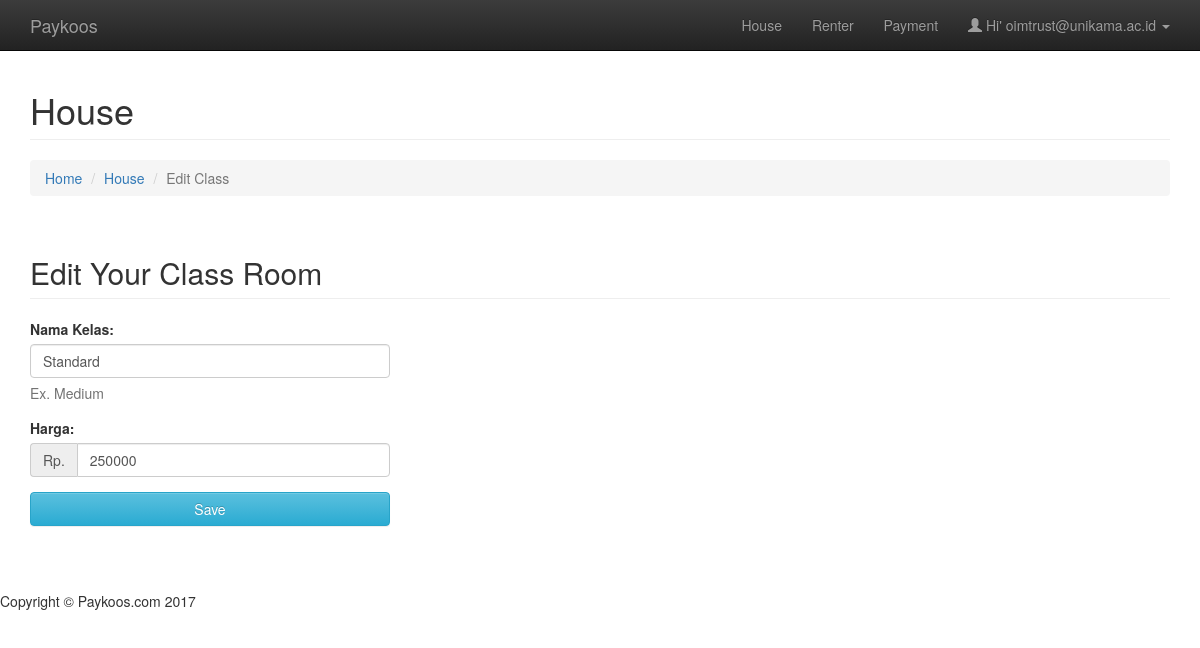
Screenshot of /owner-houseclass-edit.php?id_class=2 (signed in) with the database file from the repository.
### tables this page shows
CREATE TABLE `tbl_owner` (
  `id_owner` int(11) NOT NULL,
  `username` varchar(50) NOT NULL,
  `password` varchar(255) NOT NULL,
  `email` varchar(255) NOT NULL,
  `fullname` varchar(85) NOT NULL,
  `gender` varchar(15) NOT NULL,
  `phone` varchar(14) NOT NULL,
  `address` varchar(255) NOT NULL,
  `id_role` int(10) NOT NULL
);

CREATE TABLE `tbl_class` (
  `id_class` int(11) NOT NULL,
  `id_owner` int(11) NOT NULL,
  `class_name` varchar(50) NOT NULL,
  `price` int(10) NOT NULL DEFAULT '0'
);

### owner-houseclass-edit.php (called while the page is built, shortened)
<?php
	require_once 'app/config/class.owner.php';
	$auth_owner	= new OWNER();
	$id_owner	= $_SESSION['user_session'];
	$stmt	= $auth_owner->runQuery("SELECT * FROM tbl_owner WHERE id_owner=:id_owner");
	$stmt->execute(array(":id_owner"=>$id_owner));
	$ownerRow=$stmt->fetch(PDO::FETCH_ASSOC);
	if (isset($_GET['id_class']) && !empty($_GET['id_class'])) {
		$id_class 	= $_GET['id_class'];
		$stmt_edit	= $auth_owner->runQuery("SELECT id_owner, class_name, price FROM tbl_class WHERE id_class =:id_class");
		$stmt_edit->execute(array(":id_class"=>$id_class));
		$edit_row = $stmt_edit->fetch(PDO::FETCH_ASSOC);
	}
	else {
		$auth_owner->redirect('owner-house.php');
	}
	include 'app/view/header.php';
	include 'app/view/owner/menu-owner.php';
	include 'app/view/owner/houseclass-owner-edit.php';
	include 'app/view/footer.php';
 ?>

### app/config/class.owner.php (called while the page is built, shortened)
<?php
	class OWNER
	{
	    private $conn;
	    public function __construct()
	    {
	    	$database 	= new Database();
	    	$db 		= $database->dbConnection();
	    	$this->conn = $db;
	    }
	    public function runQuery($sql)
	    {
	    	$stmt	= $this->conn->prepare($sql);
	    	return $stmt;
	    }
	}
 ?>

### app/view/owner/houseclass-owner-edit.php (the view, shortened to what this page needs)
<div class="container">
        <div class="row">
            <div class="col-lg-12">
                <h1 class="page-header">House
                </h1>
                <ol class="breadcrumb">
                    <li><a href="owner-index.php">Home</a>
                    </li>
                    <li><a href="owner-house.php" title="">House</a></li>
                    <li class="active">Edit Class</li>
                </ol>
            </div>
        </div>
    <div class="row">
    	<div class="col-lg-12">
            <h2 class="page-header">Edit Your Class Room</h2>
        </div>
        <div class="row">
        	<div class="col-lg-12">
            <form method="post" role="form" action="" name="classFormEdit">
	        	<div class="col-md-4">
                    <div class="control-group form-group">
                        <div class="controls">
                            <label>Nama Kelas:</label>
                            <input type="text" name="class_name" class="form-control" value="<?php echo $edit_row['class_name']; ?>">
                            <p class="help-block">Ex. Medium</p>
                        </div>
                    </div>
                    <div class="control-group form-group">
                        <div class="controls">
                            <label>Harga:</label>
                            <div class="input-group">
                                <span class="input-group-addon">Rp.</span>
                                <input type="number" name="price" class="form-control" required value="<?php echo $edit_row['price']; ?>">
                            </div>
                        </div>
                    </div>
                    <div class="control-group form-group">
                        <div class="controls">
                            <button type="submit" name="btn-save-classroom-update" class="btn btn-info form-control">Save</button>
                        </div>
                    </div>
	            </div>
            </form>
	        </div>
        </div>
    </div>
</div>

### app/view/owner/menu-owner.php (shortened to what this page needs)
<nav class="navbar navbar-inverse navbar-fixed-top" role="navigation">
    <div class="container">
        <div class="navbar-header">
            <a class="navbar-brand" href="owner-index.php">Paykoos</a>
        </div>
        <div class="collapse navbar-collapse" id="bs-example-navbar-collapse-1">
            <ul class="nav navbar-nav navbar-right">
                <li>
                    <a href="owner-house.php">House</a>
                </li>
                <li>
                    <a href="owner-renter.php">Renter</a>
                </li>
                <li>
                    <a href="owner-payment.php">Payment</a>
                </li>
                <li class="dropdown">
                    <a href="#" class="dropdown-toggle" data-toggle="dropdown"><span class="glyphicon glyphicon-user"></span>&nbsp;Hi' <?php echo $ownerRow['email']; ?>&nbsp;<b class="caret"></b></a>
                </li>
            </ul>
        </div>
    </div>
</nav>

### asset/css/modern-business.css (style rules this page uses)
html, body { height: 100%; }
body { padding-top: 50px; }

### rows the page displays
tbl_owner: email "oimtrust@unikama.ac.id"
tbl_class: class_name "Standard", price "250000"
